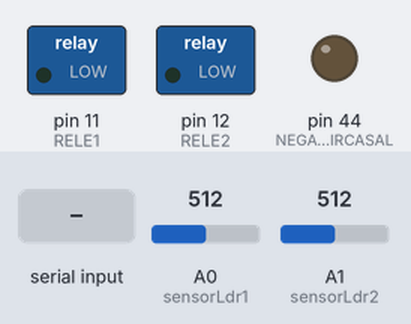
Simulated run of this sketch. Board: Arduino Mega 2560, built with avr-gcc and run on an emulated ATmega2560. Parts: switched loads named in the sketch (green lamp = pin HIGH), output pins drawn as LEDs (lit = HIGH). The test bench sets the inputs (shaded band); at power-on: A0 (sensorLdr1) = 512, A1 (sensorLdr2) = 512. What the sketch prints to the serial monitor is not drawn.

Above: at 1.2 s.
1.3 s: "1" received over Serial
At 2.1 s:
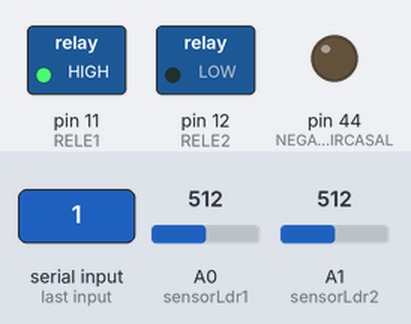
2.8 s: "2" received over Serial
At 4.0 s:
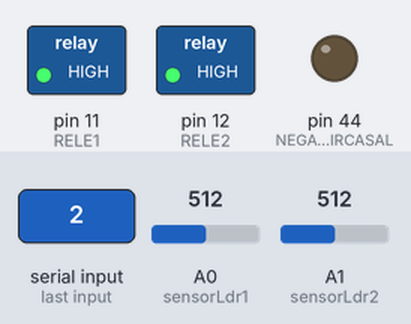
4.3 s: "1" received over Serial
At 5.4 s:
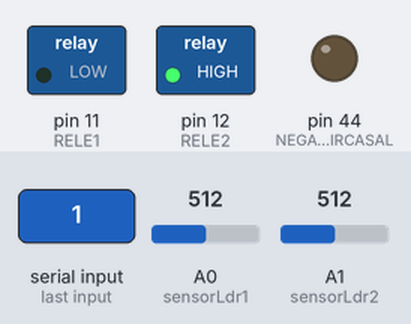
5.8 s: A0 (sensorLdr1) set to 11
8.8 s: A0 (sensorLdr1) set to 8
Timing chart, 0 to 11.3 s (numbered marks = the images above; inputs shaded):
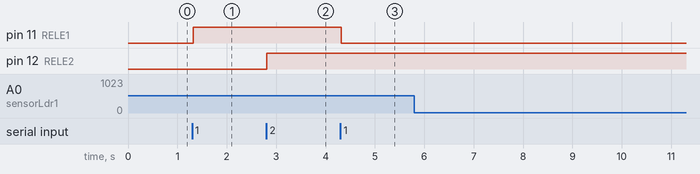

The sketch:

testa-2rele-ir-dht11.ino
```cpp
#include <dht.h>
#include <SPI.h>

#include <Wire.h>  // Comes with Arduino IDE


/////////////////////////// includes IR
#include <IRremote.h>
IRsend irsend;


int  RELE1 = 11; // luzHall
int  RELE2 = 12; // luzJantar
// Flags de controle ILUMINAÇÃO
int STATUSRele1 = 2;
int STATUSRele2 = 2;

int FLAGHall;
int FLAGJantar;

String cmd = "";

int NEGATIVOIRCASAL = 44;

//#include "Dht.h" //
#include "Ldr.h" //


void setup(){

  Wire.begin();        // join i2c bus (address optional for master)
  Serial.begin(9600);


  pinMode(NEGATIVOIRCASAL, OUTPUT);
  digitalWrite(NEGATIVOIRCASAL, LOW);


  pinMode(RELE1, OUTPUT);
  pinMode(RELE2, OUTPUT);


  digitalWrite(RELE1, LOW);
  digitalWrite(RELE2, LOW);

}


void loop(){


  /////// RECEBE SERIAL //-----------------------------------------------------------------------------------------------------------
  if(Serial.available() > 0) // serial pc
  {
    while(Serial.available() > 0)
    {
      cmd += char(Serial.read());
      delay(10);
    }
  }

  if (cmd.length() >0) {
    Serial.println(cmd);
    // lampadas
    if(cmd == "1"){ luz1(); }
    if(cmd == "2"){ luz2(); }

    cmd = "";

  }

  //-----------------------------------------------------------------------------------------------------------------------------


  //sensorLuzes();


//Serial.println(dht11Externo('T'));
//Serial.println(dht11Externo('U'));

  //sensor1
  /*
  dht11ExternoTemp = dht11Externo('T');
  dht11ExternoUmi = dht11Externo('U');
  dht11SalaTemp = dht11Sala('T');
  dht11SalaUmi = dht11Sala('U');
  dht11ArthurTemp = dht11Arthur('T');
  dht11ArthurUmi = dht11Arthur('U');
  dht11CasaTemp = dht11Casal('T');
  dht11CasaUmi = dht11Casal('U');

*/

   int valorSensor1 = analogRead(sensorLdr1);
 int valorSensor2 = analogRead(sensorLdr2);

  Serial.print("LDR 1 : ");
  Serial.println(valorSensor1);

  //Serial.print("LDR 2 : ");
  //Serial.println(valorSensor2);


}// FIM DO LOOP

///////////////////////////////// funções
//HALL
void luz1()
{
  if (!FLAGHall) {
    FLAGHall = HIGH;
    digitalWrite(RELE1, FLAGHall);
  }else{
    FLAGHall = LOW;
    digitalWrite(RELE1, FLAGHall);
  }
}

//Sala de Jantar
void luz2()
{
  if (!FLAGJantar) {
    FLAGJantar = HIGH;
    digitalWrite(RELE2, FLAGJantar);
  }else{
    FLAGJantar = LOW;
    digitalWrite(RELE2, FLAGJantar);
  }
}
///////////////////////////////////////////q


//ledDesliga
void ledDesliga(String strLocal)
{
  digitalWrite(NEGATIVOIRCASAL, HIGH);
    for (int i = 0; i < 5; i++) {
      irsend.sendNEC(0xF740BF, 32); //apaga
      delay(40);
    }
  digitalWrite(NEGATIVOIRCASAL, LOW);
}


//ledLiga
void ledLiga(String strLocal)
{

  digitalWrite(NEGATIVOIRCASAL, HIGH);
    for (int i = 0; i < 5; i++) {
      irsend.sendNEC(0xF7C03F, 32); //acende
      delay(40);
    }
  digitalWrite(NEGATIVOIRCASAL, LOW);
}
```

Ldr.h
```cpp
int sensorLdr1 = A0; // sala
int sensorLdr2 = A1; // arthur

//int valorSensor1 = 0;
//int valorSensor2 = 0;

int sensibilidadeSensor1 = 800; // Hall
int sensibilidadeSensor2 = 900; // Jantar - area muito clara valor 900

int mostrasensorLdr1;
int mostrasensorLdr2;

int statusLdr1 = 2;
int statusLdr2 = 2;

 ///////////////////////////////////////////////////////////////////////////////////////////////


 /*
 if(valorSensor1 > sensibilidadeSensor1){
   if(statusLdr1 != 1){
     statusLdr1 = 1;
     Serial.println("Ligou 1");

   }
 }else if(valorSensor1 < sensibilidadeSensor1){
   if(statusLdr1 != 0){
     statusLdr1 = 0;
     Serial.println("Desligou 1");

   }
 }*/


 /*
 if(valorSensor2 > sensibilidadeSensor2){
   if(statusLdr2 != 1){
     statusLdr2 = 1;
     Serial.println("Ligou 2");

   }
 }else if(valorSensor2 < sensibilidadeSensor2){
   if(statusLdr2 != 0){
     statusLdr2 = 0;
     Serial.println("Desligou 2");

   }
 }
 */


  //Exibindo o valor do sensor no serial monitor.
 /*
  if(mostrasensorLdr1 == 1){
    Serial.print("LDR 1 - Hall: ");
    Serial.print(valorSensor1);
    Serial.print(" - Valor sensibilidade - ");
    Serial.println(sensibilidadeSensor1);
  }
  if(mostrasensorLdr2 == 1){
    Serial.print("LDR 2 - Jantar: ");
    Serial.print(valorSensor2);
    Serial.print(" - Valor sensibilidade - ");
    Serial.println(sensibilidadeSensor2);

  }
  */


//-----------------------------------------------------------------------------------------------------------------------------
```

Measured:
- after the input at 1.3 s, pin 11 (RELE1): LOW → HIGH at once
- after the input at 2.8 s, pin 12 (RELE2): LOW → HIGH at once
- after the input at 4.3 s, pin 11 (RELE1): HIGH → LOW at once
- after the input at 5.8 s, every drawn part: stays the same
- after the input at 8.8 s, every drawn part: stays the same
